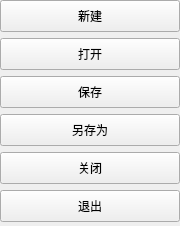
<?xml version="1.0" encoding="UTF-8"?>
<ui version="4.0">
 <class>Form</class>
 <widget class="QWidget" name="Form">
  <property name="geometry">
   <rect>
    <x>0</x>
    <y>0</y>
    <width>180</width>
    <height>226</height>
   </rect>
  </property>
  <property name="sizePolicy">
   <sizepolicy hsizetype="Preferred" vsizetype="Preferred">
    <horstretch>0</horstretch>
    <verstretch>0</verstretch>
   </sizepolicy>
  </property>
  <property name="minimumSize">
   <size>
    <width>180</width>
    <height>0</height>
   </size>
  </property>
  <property name="maximumSize">
   <size>
    <width>180</width>
    <height>16777215</height>
   </size>
  </property>
  <property name="windowTitle">
   <string>Form</string>
  </property>
  <property name="styleSheet">
   <string notr="true"/>
  </property>
  <layout class="QVBoxLayout" name="verticalLayout_2">
   <property name="spacing">
    <number>0</number>
   </property>
   <property name="leftMargin">
    <number>0</number>
   </property>
   <property name="topMargin">
    <number>0</number>
   </property>
   <property name="rightMargin">
    <number>0</number>
   </property>
   <property name="bottomMargin">
    <number>0</number>
   </property>
   <item>
    <widget class="QFrame" name="file_menu">
     <property name="sizePolicy">
      <sizepolicy hsizetype="Preferred" vsizetype="Expanding">
       <horstretch>0</horstretch>
       <verstretch>0</verstretch>
      </sizepolicy>
     </property>
     <property name="styleSheet">
      <string notr="true"/>
     </property>
     <property name="frameShape">
      <enum>QFrame::Shape::NoFrame</enum>
     </property>
     <property name="frameShadow">
      <enum>QFrame::Shadow::Plain</enum>
     </property>
     <layout class="QVBoxLayout" name="verticalLayout">
      <property name="leftMargin">
       <number>0</number>
      </property>
      <property name="topMargin">
       <number>0</number>
      </property>
      <property name="rightMargin">
       <number>0</number>
      </property>
      <property name="bottomMargin">
       <number>0</number>
      </property>
      <item>
       <widget class="QPushButton" name="btn_new">
        <property name="sizePolicy">
         <sizepolicy hsizetype="Minimum" vsizetype="Expanding">
          <horstretch>0</horstretch>
          <verstretch>0</verstretch>
         </sizepolicy>
        </property>
        <property name="minimumSize">
         <size>
          <width>0</width>
          <height>32</height>
         </size>
        </property>
        <property name="maximumSize">
         <size>
          <width>16777215</width>
          <height>32</height>
         </size>
        </property>
        <property name="text">
         <string>新建</string>
        </property>
       </widget>
      </item>
      <item>
       <widget class="QPushButton" name="btn_open">
        <property name="sizePolicy">
         <sizepolicy hsizetype="Minimum" vsizetype="Expanding">
          <horstretch>0</horstretch>
          <verstretch>0</verstretch>
         </sizepolicy>
        </property>
        <property name="minimumSize">
         <size>
          <width>0</width>
          <height>32</height>
         </size>
        </property>
        <property name="maximumSize">
         <size>
          <width>16777215</width>
          <height>32</height>
         </size>
        </property>
        <property name="text">
         <string>打开</string>
        </property>
       </widget>
      </item>
      <item>
       <widget class="QPushButton" name="btn_save">
        <property name="sizePolicy">
         <sizepolicy hsizetype="Minimum" vsizetype="Expanding">
          <horstretch>0</horstretch>
          <verstretch>0</verstretch>
         </sizepolicy>
        </property>
        <property name="minimumSize">
         <size>
          <width>0</width>
          <height>32</height>
         </size>
        </property>
        <property name="maximumSize">
         <size>
          <width>16777215</width>
          <height>32</height>
         </size>
        </property>
        <property name="text">
         <string>保存</string>
        </property>
       </widget>
      </item>
      <item>
       <widget class="QPushButton" name="btn_save_as">
        <property name="sizePolicy">
         <sizepolicy hsizetype="Minimum" vsizetype="Expanding">
          <horstretch>0</horstretch>
          <verstretch>0</verstretch>
         </sizepolicy>
        </property>
        <property name="minimumSize">
         <size>
          <width>0</width>
          <height>32</height>
         </size>
        </property>
        <property name="maximumSize">
         <size>
          <width>16777215</width>
          <height>32</height>
         </size>
        </property>
        <property name="text">
         <string>另存为</string>
        </property>
       </widget>
      </item>
      <item>
       <widget class="QPushButton" name="btn_close">
        <property name="sizePolicy">
         <sizepolicy hsizetype="Minimum" vsizetype="Expanding">
          <horstretch>0</horstretch>
          <verstretch>0</verstretch>
         </sizepolicy>
        </property>
        <property name="minimumSize">
         <size>
          <width>0</width>
          <height>32</height>
         </size>
        </property>
        <property name="maximumSize">
         <size>
          <width>16777215</width>
          <height>32</height>
         </size>
        </property>
        <property name="text">
         <string>关闭</string>
        </property>
       </widget>
      </item>
      <item>
       <widget class="QPushButton" name="btn_exit">
        <property name="sizePolicy">
         <sizepolicy hsizetype="Minimum" vsizetype="Expanding">
          <horstretch>0</horstretch>
          <verstretch>0</verstretch>
         </sizepolicy>
        </property>
        <property name="minimumSize">
         <size>
          <width>0</width>
          <height>32</height>
         </size>
        </property>
        <property name="maximumSize">
         <size>
          <width>16777215</width>
          <height>32</height>
         </size>
        </property>
        <property name="text">
         <string>退出</string>
        </property>
       </widget>
      </item>
     </layout>
    </widget>
   </item>
  </layout>
 </widget>
 <resources/>
 <connections/>
</ui>
